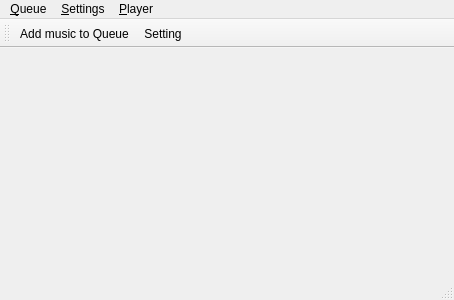
<?xml version="1.0" encoding="UTF-8"?>
<ui version="4.0">
 <class>generalWindow</class>
 <widget class="QMainWindow" name="generalWindow">
  <property name="geometry">
   <rect>
    <x>0</x>
    <y>0</y>
    <width>454</width>
    <height>300</height>
   </rect>
  </property>
  <property name="windowTitle">
   <string>generalWindow</string>
  </property>
  <widget class="QWidget" name="centralWidget">
   <layout class="QVBoxLayout" name="verticalLayout_2">
    <item>
     <layout class="QVBoxLayout" name="generalLayout">
      <item>
       <layout class="QHBoxLayout" name="horizontalLayout"/>
      </item>
     </layout>
    </item>
   </layout>
  </widget>
  <widget class="QMenuBar" name="menuBar">
   <property name="geometry">
    <rect>
     <x>0</x>
     <y>0</y>
     <width>454</width>
     <height>22</height>
    </rect>
   </property>
   <widget class="QMenu" name="menu_Queue">
    <property name="title">
     <string>&amp;Queue</string>
    </property>
    <addaction name="action_Add_music_to_Queue"/>
   </widget>
   <widget class="QMenu" name="menu_Settings">
    <property name="title">
     <string>&amp;Settings</string>
    </property>
    <addaction name="action_Setting"/>
   </widget>
   <widget class="QMenu" name="menu_Player">
    <property name="title">
     <string>&amp;Player</string>
    </property>
    <addaction name="action_Stop"/>
    <addaction name="action_Next"/>
    <addaction name="action_Previous"/>
    <addaction name="action_Rewind"/>
    <addaction name="action_Fast_forwsrd"/>
    <addaction name="action_Play_Pause"/>
   </widget>
   <addaction name="menu_Queue"/>
   <addaction name="menu_Settings"/>
   <addaction name="menu_Player"/>
  </widget>
  <widget class="QToolBar" name="mainToolBar">
   <attribute name="toolBarArea">
    <enum>TopToolBarArea</enum>
   </attribute>
   <attribute name="toolBarBreak">
    <bool>false</bool>
   </attribute>
   <addaction name="action_Add_music_to_Queue"/>
   <addaction name="action_Setting"/>
  </widget>
  <widget class="QStatusBar" name="statusBar"/>
  <action name="action_Add_music_to_Queue">
   <property name="text">
    <string>&amp;Add music to Queue</string>
   </property>
  </action>
  <action name="action_Setting">
   <property name="text">
    <string>&amp;Setting</string>
   </property>
  </action>
  <action name="action_Stop">
   <property name="text">
    <string>&amp;Stop</string>
   </property>
  </action>
  <action name="action_Next">
   <property name="text">
    <string>&amp;Next</string>
   </property>
   <property name="shortcut">
    <string>Down</string>
   </property>
  </action>
  <action name="action_Previous">
   <property name="text">
    <string>&amp;Previous</string>
   </property>
   <property name="shortcut">
    <string>Up</string>
   </property>
  </action>
  <action name="action_Rewind">
   <property name="text">
    <string>&amp;Rewind</string>
   </property>
   <property name="shortcut">
    <string>Left</string>
   </property>
  </action>
  <action name="action_Fast_forwsrd">
   <property name="text">
    <string>&amp;Fast forwsrd</string>
   </property>
   <property name="shortcut">
    <string>Right</string>
   </property>
  </action>
  <action name="action_Play_Pause">
   <property name="text">
    <string>&amp;Play/Pause</string>
   </property>
   <property name="shortcut">
    <string>Space</string>
   </property>
  </action>
 </widget>
 <layoutdefault spacing="6" margin="11"/>
 <resources/>
 <connections/>
</ui>
